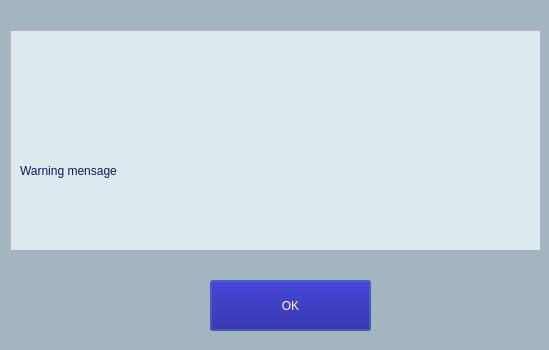
<?xml version="1.0" encoding="UTF-8"?>
<ui version="4.0">
 <class>Dialog_warning</class>
 <widget class="QDialog" name="Dialog_warning">
  <property name="geometry">
   <rect>
    <x>0</x>
    <y>0</y>
    <width>549</width>
    <height>350</height>
   </rect>
  </property>
  <property name="windowTitle">
   <string>Dialog</string>
  </property>
  <property name="windowIcon">
   <iconset resource="rsc_file.qrc">
    <normaloff>:/Ariel/img/Ariel/Icon.png</normaloff>:/Ariel/img/Ariel/Icon.png</iconset>
  </property>
  <property name="styleSheet">
   <string notr="true">font: 700 12pt &quot;Segoe UI&quot;;
background-color: rgb(163,181,191);
</string>
  </property>
  <widget class="QFrame" name="frame">
   <property name="geometry">
    <rect>
     <x>10</x>
     <y>30</y>
     <width>531</width>
     <height>221</height>
    </rect>
   </property>
   <property name="styleSheet">
    <string notr="true">background-color: rgb(222,233,239);</string>
   </property>
   <property name="frameShape">
    <enum>QFrame::StyledPanel</enum>
   </property>
   <property name="frameShadow">
    <enum>QFrame::Raised</enum>
   </property>
   <widget class="QLabel" name="label">
    <property name="geometry">
     <rect>
      <x>230</x>
      <y>10</y>
      <width>101</width>
      <height>81</height>
     </rect>
    </property>
    <property name="text">
     <string/>
    </property>
    <property name="pixmap">
     <pixmap resource="rsc_file.qrc">:/icon/img/icon/warningIcon.png</pixmap>
    </property>
    <property name="scaledContents">
     <bool>true</bool>
    </property>
   </widget>
   <widget class="QLabel" name="lb_msg">
    <property name="geometry">
     <rect>
      <x>10</x>
      <y>130</y>
      <width>511</width>
      <height>21</height>
     </rect>
    </property>
    <property name="layoutDirection">
     <enum>Qt::LeftToRight</enum>
    </property>
    <property name="styleSheet">
     <string notr="true">color: rgb(10,26,92);
font: 700 12pt &quot;Segoe UI&quot;;</string>
    </property>
    <property name="text">
     <string>Warning mensage</string>
    </property>
    <property name="scaledContents">
     <bool>true</bool>
    </property>
   </widget>
  </widget>
  <widget class="QPushButton" name="pushButton">
   <property name="geometry">
    <rect>
     <x>210</x>
     <y>280</y>
     <width>161</width>
     <height>51</height>
    </rect>
   </property>
   <property name="styleSheet">
    <string notr="true">background-color: rgb(16,6,144);
color: rgb(255, 255, 255);
font: 700 14pt &quot;Segoe UI&quot;;</string>
   </property>
   <property name="text">
    <string>OK</string>
   </property>
  </widget>
 </widget>
 <resources>
  <include location="rsc_file.qrc"/>
 </resources>
 <connections/>
</ui>
